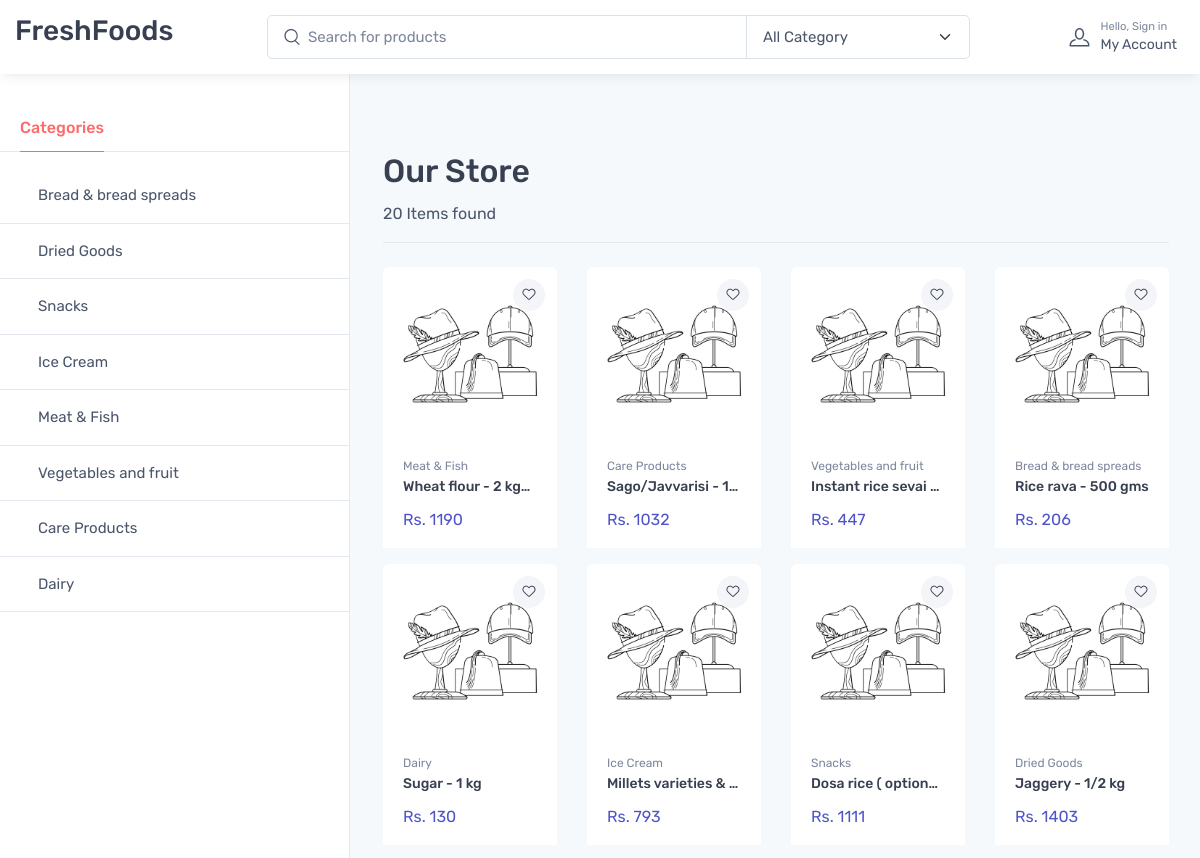
The page /store/ (upper part) on the database as committed earlier.
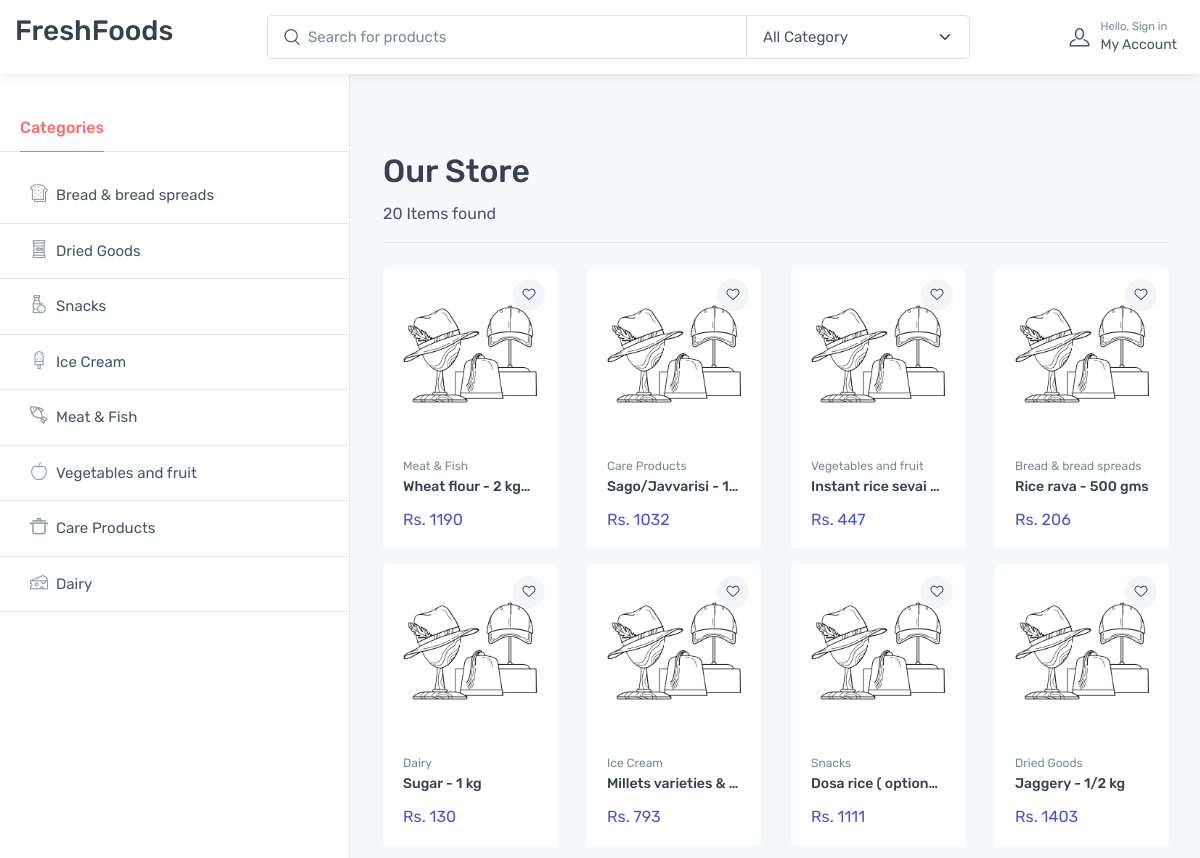
The same page on the database as committed later.
### category/models.py (models this page shows, shortened)
class Category(models.Model):
    category_name = models.CharField(max_length=200,unique=True)
    slug = models.SlugField(max_length=100, unique=True)
    icon = models.CharField(max_length=200)
    def __str__(self):
        return self.category_name
    class Meta:
        verbose_name = 'catgory'
        verbose_name_plural = 'categories'

### store/views.py (the view)
# urls.py: path('store/', include('store.urls')),
def store(request, category_slug=None):
    categories = None
    products = None
    products_count = None
    query = request.GET.get('q',None)
    category_query = request.GET.get('category',None)
    if category_query:
        try:
            categories = Category.objects.get(category_name=category_query)
            products = Product.objects.filter(category=categories,is_available=True)
            products_count = products.count()
        except:
            pass
    elif query:
        products = Product.objects.filter(product_name__icontains=query)
        products_count = products.count()
    else:
        products = Product.objects.all().filter(is_available=True)
        products_count  = products.count()
    context = {
        'products': products,
        'products_count' :products_count
    }
    return render(request, 'store/store.html',context)

### cart/context_processors.py (called while the page is built)
def counter(request):
    cart_count = 0
    if 'admin' in request.path:
        return {}
    else :
       try:
            cart = Cart.objects.filter(cart_id=_cart_id(request))
            if request.user.is_authenticated:
                cart_items = CartItem.objects.all().filter(user=request.user)
            else:
               cart_items = CartItem.objects.all().filter(cart=cart[:1])
            for cart_item in cart_items:
                  cart_count = cart_count + cart_item.quantity
       except Cart.DoesNotExist:
           cart_count = 0
    return dict(cart_count=cart_count)

### cart/views.py (called while the page is built)
def _cart_id(request):
    cart = request.session.session_key
    if not cart:
        cart = request.session.create()
    return cart

### category/context_processors.py (called while the page is built)
def menu_links(request):
    links = Category.objects.all()
    return dict(links=links)

### store/templates/store/store.html (shortened to what this page needs)
{% extends "base.html" %}
{% block content %}
<main class="offcanvas-enabled" style="padding-top: 8em;">
    <section class="section-pagetop bg ps-lg-4 pe-lg-3 pt-4"">
        <div class="container">
            {% if request.GET.q %}
            <h2 class="title-page">Search results for "{{request.GET.q}}".</h2>
            {% elif request.GET.category %}
            <h2 class="title-page">{{request.GET.category}}</h2>
            {% else %}
            <h2 class="title-page">Our Store</h2>
            {% endif %}
        </div>
        <div class="container">
            <header class="border-bottom mb-4 pb-3">
                <div class="form-inline">
                    <span class="mr-md-auto">{{products_count}} Items found </span>
                </div>
            </header>
            <div class="row">
                {% for product in products %}
                <div class="col-md-3">
                    <div class="card product-card card-static mb-3">
                        <button class="btn-wishlist btn-sm" type="button" data-bs-toggle="tooltip"
                            data-bs-placement="left" title="Add to wishlist"><i class="ci-heart"></i></button>
                        <a class="card-img-top d-block overflow-hidden" href="{%url 'product-detail' product.id%}">
                            <img src="{{product.image.url}}" alt="Product">
                        </a>
                        <div class="card-body py-3">
                            <a class="product-meta d-block fs-xs pb-1" href="#">{{product.category}}</a>
                            <h3 class="product-title fs-sm text-truncate ">
                                <a href="{%url 'product-detail' product.id%}">{{product.product_name}}</a>
                            </h3>
                            <div class="product-price">
                                <span class="text-accent">Rs. {{product.price}}</span>
                            </div>
                        </div>
                    </div>
                </div>
                {% endfor %}
            </div>
        </div>
    </section>
</main>
{% endblock content %}

### app/templates/sidebar.html (shortened to what this page needs)
<aside class="offcanvas offcanvas-expand w-100 border-end zindex-lg-5 pt-lg-5" id="sideNav"
        style="max-width: 21.875rem;">
        <div class="pt-2 d-none d-lg-block">
        </div>
        <ul class="nav nav-tabs mt-4 mt-lg-5 mb-0" role="tablist" style="min-height: 3rem;">
                <li class="nav-item">
                        <a class="nav-link fw-medium active" href="#categories" data-bs-toggle="tab"
                                role="tab">Categories</a>
                </li>
        </ul>
        <div class="offcanvas-body px-0 pt-3 pb-0" data-simplebar>
                <div class="sidebar-nav tab-pane fade show active" id="categories" role="tabpanel">
                        {% for i in links %}
                        <div class="border-bottom">
                                <a href="{% url 'store' %}?category={{i.category_name}}"
                                        class="nav-link-style d-block fs-md fw-normal py-3 px-grid-gutter">
                                        <span class="d-flex align-items-center">
                                                <i class="{{i.icon}} fs-lg opacity-60 mt-n1 me-2">
                                                </i>{{i.category_name}}
                                        </span>
                                </a>
                        </div>
                        {% endfor %}
                </div>
        </div>
</aside>

Rows that differ between the two databases and show on the page:
changed Category "Bread & bread spreads": icon empty → "ci-bread" (drawn)
changed Category "Dried Goods": icon empty → "ci-canned-food" (drawn)
changed Category "Snacks": icon empty → "ci-juice" (drawn)
changed Category "Ice Cream": icon empty → "ci-ice-cream" (drawn)
changed Category "Meat & Fish": icon empty → "ci-fish" (drawn)
changed Category "Vegetables and fruit": icon empty → "ci-apple" (drawn)
changed Category "Care Products": icon empty → "ci-pot" (drawn)
changed Category "Dairy": icon empty → "ci-cheese" (drawn)
